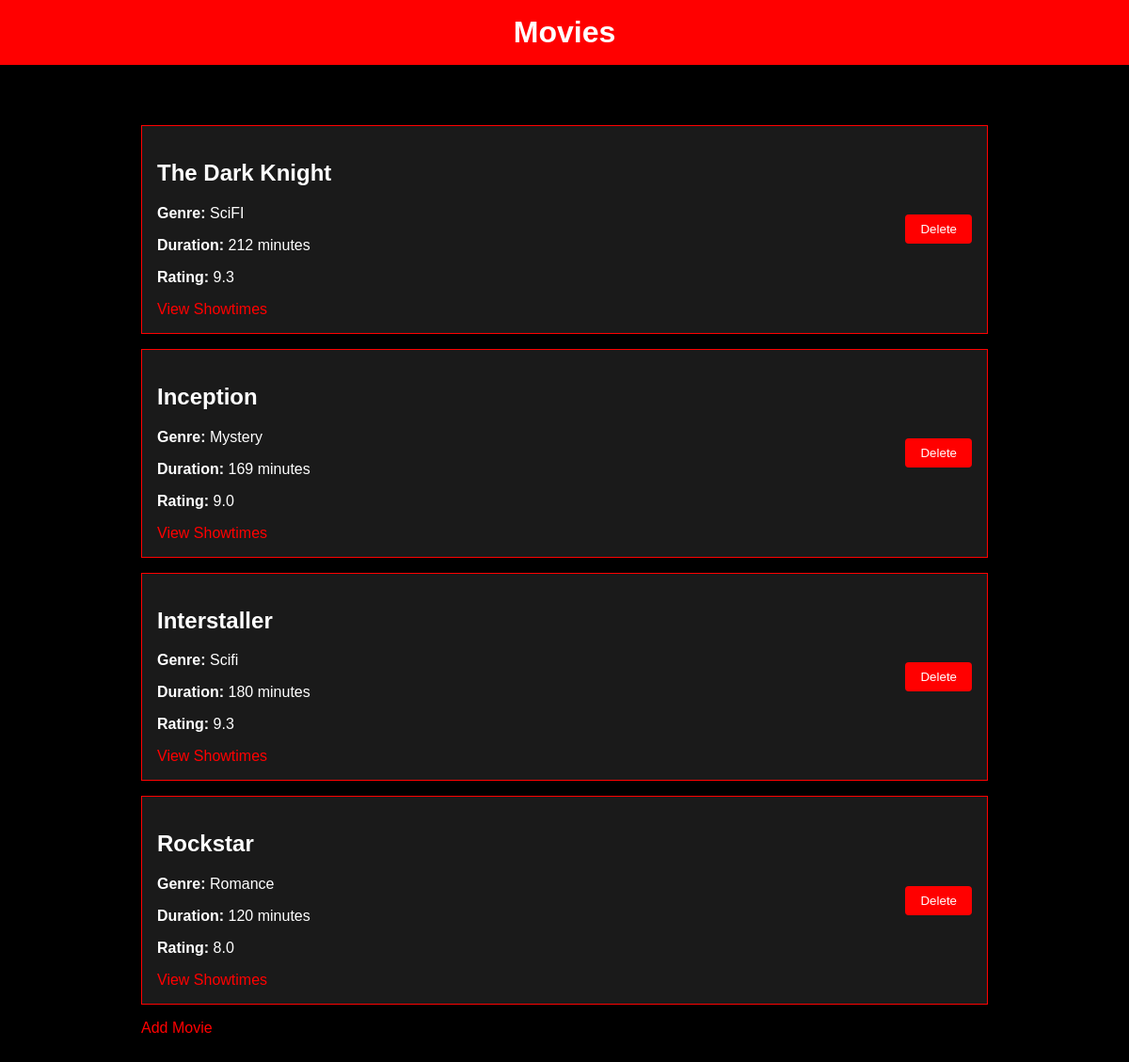
The page / on the database its author committed.
### tables this page shows
CREATE TABLE Movies (
        movie_id INTEGER PRIMARY KEY AUTOINCREMENT,
        title TEXT NOT NULL,
        genre TEXT,
        duration INTEGER,
        rating REAL
    );

### mt.py (the view)
@app.route('/')
def index():
    conn = get_db_connection()
    movies = conn.execute('SELECT * FROM Movies').fetchall()
    conn.close()
    return render_template('index.html', movies=movies)

### mt.py (called while the page is built)
def get_db_connection():
    conn = sqlite3.connect("movie_theatre.db")
    conn.row_factory = sqlite3.Row
    return conn

### templates/index.html (shortened to what this page needs)
<!DOCTYPE html>
<html lang="en">
<head>
</head>
<body>
    <header>
        <h1>Movies</h1>
    </header>
    <div class="movie-container">
        {% for movie in movies %}
        <div class="movie-card">
            <div class="movie-details">
                <h2>{{ movie['title'] }}</h2>
                <p><strong>Genre:</strong> {{ movie['genre'] }}</p>
                <p><strong>Duration:</strong> {{ movie['duration'] }} minutes</p>
                <p><strong>Rating:</strong> {{ movie['rating'] }}</p>
                <a href="/showtimes/{{ movie['movie_id'] }}">View Showtimes</a>
            </div>
            <div>
                <form method="POST" action="/delete_movie/{{ movie['movie_id'] }}">
                    <button type="submit">Delete</button>
                </form>
            </div>
        </div>
        {% endfor %}
        <a href="/add_movie">Add Movie</a>
    </div>
</body>
</html>

### templates/index.html (style rules this page uses)
body { background-color: black; color: white; font-family: Arial, sans-serif; margin: 0; padding: 0; }
header { background-color: red; padding: 1rem; text-align: center; }
header h1 { margin: 0; }
.movie-container { max-width: 900px; margin: 2rem auto; padding: 1rem; }
.movie-card { border: 1px solid red; margin: 1rem 0; padding: 1rem; background-color: #1a1a1a; display: flex; justify-content: space-between; align-items: center; }
.movie-details { text-align: left; }
button { background-color: red; color: white; border: none; padding: 0.5rem 1rem; border-radius: 4px; cursor: pointer; }
a { color: red; text-decoration: none; }

### rows shown on the page
Movies: title "The Dark Knight", genre "SciFI", duration "212", rating "9.3"
Movies: title "Inception", genre "Mystery", duration "169", rating "9.0"
Movies: title "Interstaller", genre "Scifi", duration "180", rating "9.3"
Movies: title "Rockstar", genre "Romance", duration "120", rating "8.0"
